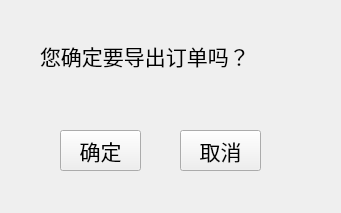
<?xml version="1.0" encoding="UTF-8"?>
<ui version="4.0">
 <class>ConfirmPop</class>
 <widget class="QWidget" name="ConfirmPop">
  <property name="geometry">
   <rect>
    <x>0</x>
    <y>0</y>
    <width>341</width>
    <height>213</height>
   </rect>
  </property>
  <property name="font">
   <font>
    <pointsize>16</pointsize>
   </font>
  </property>
  <property name="windowTitle">
   <string>提示</string>
  </property>
  <widget class="QLabel" name="title_lb">
   <property name="geometry">
    <rect>
     <x>40</x>
     <y>30</y>
     <width>261</width>
     <height>51</height>
    </rect>
   </property>
   <property name="text">
    <string>您确定要导出订单吗？</string>
   </property>
  </widget>
  <widget class="QPushButton" name="yes_bt">
   <property name="geometry">
    <rect>
     <x>60</x>
     <y>130</y>
     <width>81</width>
     <height>41</height>
    </rect>
   </property>
   <property name="text">
    <string>确定</string>
   </property>
  </widget>
  <widget class="QPushButton" name="no_bt">
   <property name="geometry">
    <rect>
     <x>180</x>
     <y>130</y>
     <width>81</width>
     <height>41</height>
    </rect>
   </property>
   <property name="text">
    <string>取消</string>
   </property>
  </widget>
 </widget>
 <resources/>
 <connections/>
</ui>
